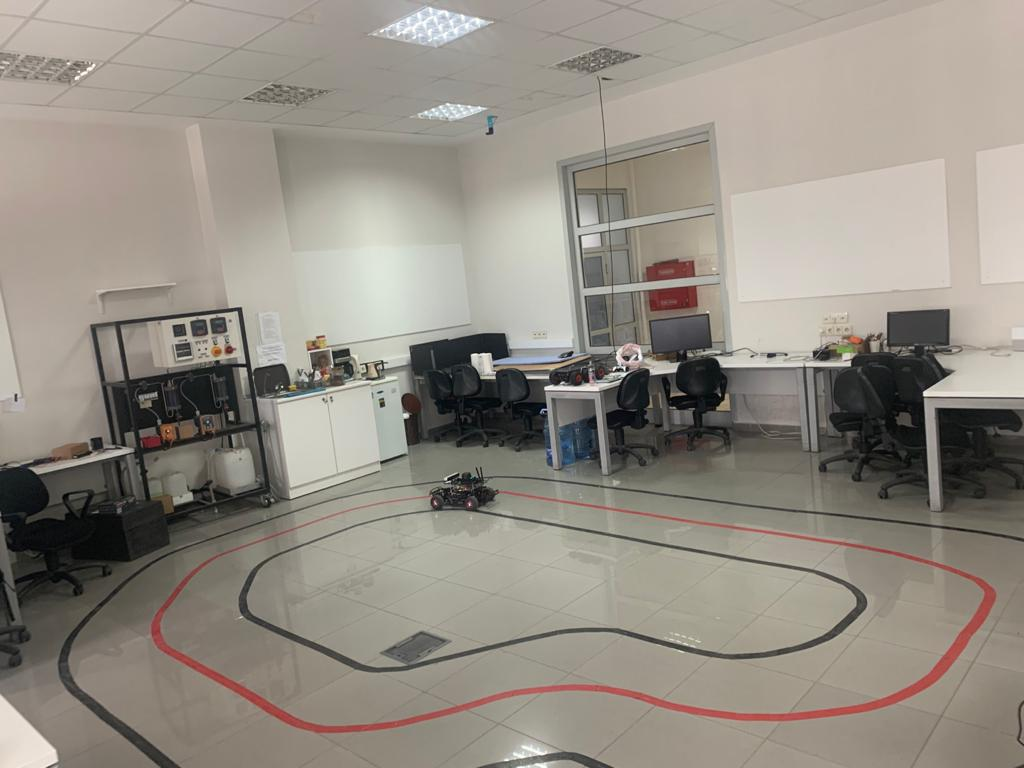
#> input picture car.jpeg, 1024 x 768 px
$ python -i PreProcessImg.py   (imports and definitions only)   (older library calls are emulated)
#> lines starting #> are read from the running program, lines starting #| are printed output that depends on the picture
#!/usr/bin/env python2
# -*- coding: utf-8 -*-

"""
@authors : oguzhankose - damlakonur

"""

import numpy as np
import cv2
import os
import sys
import math
import matplotlib.pyplot as plt
import traceback


class PreProcessImg():

    def __init__(self, img):


        #   ###
        #   1 Take Image and Seq as Input
        # img[0] for img img[1] for img name
        self.orig_img = img[0]
        self.img_name = img[1]
        self.imshape = img[0].shape

    # HSV Filter for detecting red lane
    def hsv_red_lane(self, thresholdImg):
        # Set minimum and max HSV values to display
        lower = np.array([150, 20, 70])
        upper = np.array([179, 255, 255])


        # Create HSV Image and threshold into a range.
        hsv = cv2.cvtColor(self.orig_img.copy(), cv2.COLOR_BGR2HSV)

        mask = cv2.inRange(hsv, lower, upper)

        mask[0:220] = 0
        mask[mask.shape[0]-20:mask.shape[0]] = 0

        mask = cv2.morphologyEx(mask.copy(), cv2.MORPH_CLOSE, cv2.getStructuringElement(cv2.MORPH_ELLIPSE, (26,26)))
        kernel = np.array([[0,1,0],[1,1,1],[0,1,0]], dtype="uint8")
        mask = cv2.morphologyEx(mask.copy(), cv2.MORPH_OPEN, kernel, iterations = 3)

        try:
            contours, _ = cv2.findContours(mask.copy(), cv2.RETR_EXTERNAL, cv2.CHAIN_APPROX_NONE)
        except:
            _, contours, _ = cv2.findContours(mask.copy(), cv2.RETR_EXTERNAL, cv2.CHAIN_APPROX_NONE)

        hsv_list = [cv2.contourArea(cnt) for cnt in contours]
        max_hsv_index = hsv_list.index(max(hsv_list))

        if cv2.contourArea(contours[max_hsv_index]) > 400 and cv2.contourArea(contours[max_hsv_index]) < 5000:

            mask = cv2.drawContours(np.zeros_like(mask), contours, max_hsv_index, 255, -1)
        else:
            mask = np.zeros_like(mask)


        hsv_thresh = np.zeros_like(thresholdImg)
        hsv_thresh = cv2.bitwise_not(hsv_thresh.copy(), thresholdImg.copy(), mask=mask)


        return hsv_thresh


    def process_image(self):
        # 1 #
        # Take input image from zed

        # 2 #
        # Gray Scale
        grayImg = cv2.cvtColor(self.orig_img, cv2.COLOR_BGR2GRAY)

        # 3 #
        # Mask
        vertices = np.array([[(0,self.imshape[0]), (0, 210), (self.imshape[1], 210), (self.imshape[1],self.imshape[0])]], dtype=np.int32)
        mask = np.zeros_like(grayImg)
        cv2.fillPoly(mask, vertices, 255)
        maskedImg = cv2.bitwise_and(grayImg, mask)

        # 4 #
        # Apply HSV Filter to masked image
        try:
            hsv_thresh = self.hsv_red_lane(np.zeros_like(maskedImg))

            return True, hsv_thresh

        except Exception as e:
            hsv_thresh = maskedImg

            return False, hsv_thresh


>>> import cv2
>>> picture = cv2.imread('../car.jpeg', cv2.IMREAD_GRAYSCALE)
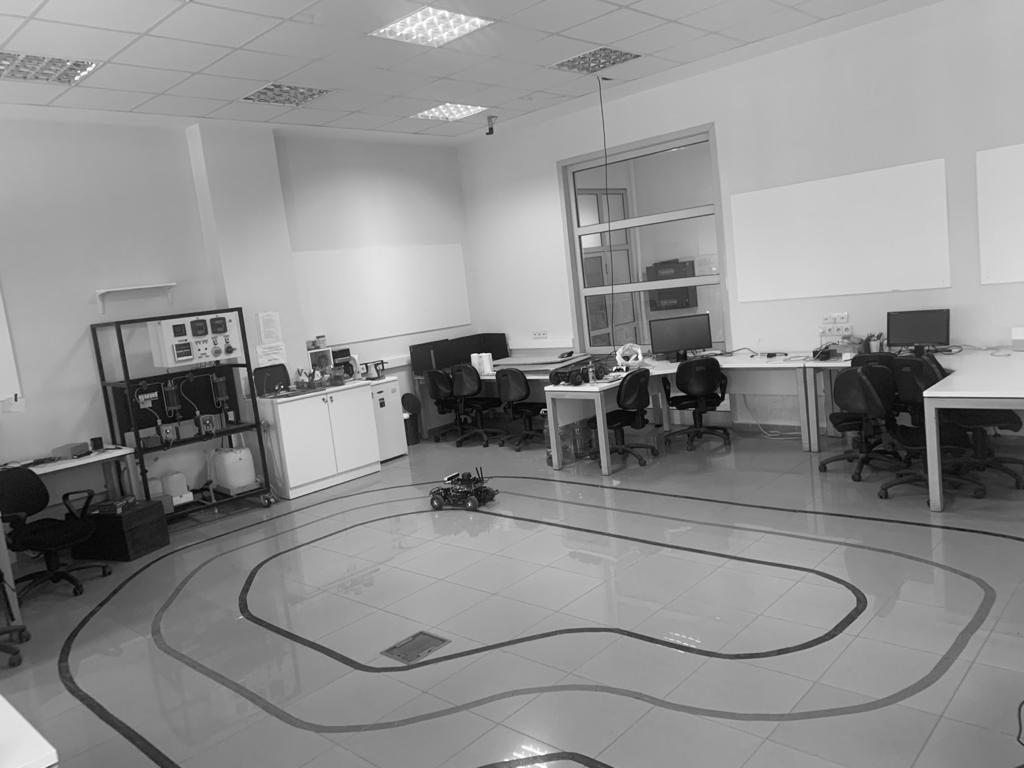
#> picture: shape (768, 1024); min 0, max 255, mean 142.3
>>> result = PreProcessImg(picture).process_image()
#> in __init__, `self.orig_img = img[0]`: self.orig_img = 1024 values, max 200 at index 40, min 131 at index 191, mean 169.9
#> in __init__, `self.img_name = img[1]`: self.img_name = 1024 values, max 199 at index 40, min 143 at index 190, mean 170
#> (the run stopped early here; a loop or call above may not have finished)
